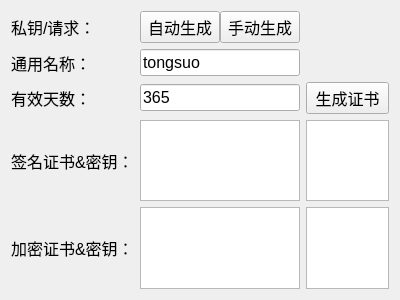
<?xml version="1.0" encoding="UTF-8"?>
<ui version="4.0">
 <class>Sm2Cert</class>
 <widget class="QWidget" name="Sm2Cert">
  <property name="geometry">
   <rect>
    <x>0</x>
    <y>0</y>
    <width>400</width>
    <height>300</height>
   </rect>
  </property>
  <property name="windowTitle">
   <string>Form</string>
  </property>
  <layout class="QGridLayout" name="gridLayout">
   <item row="4" column="0">
    <widget class="QLabel" name="label_4">
     <property name="font">
      <font>
       <pointsize>12</pointsize>
      </font>
     </property>
     <property name="text">
      <string>签名证书&amp;密钥：</string>
     </property>
    </widget>
   </item>
   <item row="3" column="2">
    <widget class="QLineEdit" name="lineEditDays">
     <property name="font">
      <font>
       <pointsize>12</pointsize>
      </font>
     </property>
     <property name="text">
      <string>365</string>
     </property>
     <property name="placeholderText">
      <string/>
     </property>
    </widget>
   </item>
   <item row="0" column="2">
    <spacer name="verticalSpacer_2">
     <property name="orientation">
      <enum>Qt::Vertical</enum>
     </property>
     <property name="sizeHint" stdset="0">
      <size>
       <width>20</width>
       <height>40</height>
      </size>
     </property>
    </spacer>
   </item>
   <item row="2" column="2">
    <widget class="QLineEdit" name="lineEditCN">
     <property name="font">
      <font>
       <pointsize>12</pointsize>
      </font>
     </property>
     <property name="inputMask">
      <string/>
     </property>
     <property name="text">
      <string>tongsuo</string>
     </property>
     <property name="placeholderText">
      <string>一般为域名</string>
     </property>
    </widget>
   </item>
   <item row="4" column="2">
    <widget class="QTextBrowser" name="textBrowserSignOutput">
     <property name="font">
      <font>
       <pointsize>10</pointsize>
      </font>
     </property>
    </widget>
   </item>
   <item row="3" column="3">
    <widget class="QPushButton" name="pushButtonGen">
     <property name="font">
      <font>
       <pointsize>12</pointsize>
      </font>
     </property>
     <property name="text">
      <string>生成证书</string>
     </property>
    </widget>
   </item>
   <item row="2" column="0">
    <widget class="QLabel" name="label_2">
     <property name="font">
      <font>
       <pointsize>12</pointsize>
      </font>
     </property>
     <property name="text">
      <string>通用名称：</string>
     </property>
    </widget>
   </item>
   <item row="6" column="2">
    <spacer name="verticalSpacer">
     <property name="orientation">
      <enum>Qt::Vertical</enum>
     </property>
     <property name="sizeHint" stdset="0">
      <size>
       <width>20</width>
       <height>40</height>
      </size>
     </property>
    </spacer>
   </item>
   <item row="1" column="0">
    <widget class="QLabel" name="label">
     <property name="font">
      <font>
       <pointsize>12</pointsize>
      </font>
     </property>
     <property name="text">
      <string>私钥/请求：</string>
     </property>
    </widget>
   </item>
   <item row="3" column="0">
    <widget class="QLabel" name="label_3">
     <property name="font">
      <font>
       <pointsize>12</pointsize>
      </font>
     </property>
     <property name="text">
      <string>有效天数：</string>
     </property>
    </widget>
   </item>
   <item row="1" column="2">
    <layout class="QHBoxLayout" name="horizontalLayout">
     <property name="spacing">
      <number>0</number>
     </property>
     <item>
      <widget class="QPushButton" name="pushButton_2">
       <property name="font">
        <font>
         <pointsize>12</pointsize>
        </font>
       </property>
       <property name="text">
        <string>自动生成</string>
       </property>
      </widget>
     </item>
     <item>
      <widget class="QPushButton" name="pushButton">
       <property name="font">
        <font>
         <pointsize>12</pointsize>
        </font>
       </property>
       <property name="text">
        <string>手动生成</string>
       </property>
      </widget>
     </item>
     <item>
      <spacer name="horizontalSpacer">
       <property name="orientation">
        <enum>Qt::Horizontal</enum>
       </property>
       <property name="sizeHint" stdset="0">
        <size>
         <width>40</width>
         <height>20</height>
        </size>
       </property>
      </spacer>
     </item>
    </layout>
   </item>
   <item row="5" column="2">
    <widget class="QTextBrowser" name="textBrowserEncryptOutput">
     <property name="font">
      <font>
       <pointsize>10</pointsize>
      </font>
     </property>
    </widget>
   </item>
   <item row="5" column="0">
    <widget class="QLabel" name="label_5">
     <property name="font">
      <font>
       <pointsize>12</pointsize>
      </font>
     </property>
     <property name="text">
      <string>加密证书&amp;密钥：</string>
     </property>
    </widget>
   </item>
   <item row="4" column="3">
    <widget class="QTextBrowser" name="textBrowserSignKey">
     <property name="font">
      <font>
       <pointsize>10</pointsize>
      </font>
     </property>
    </widget>
   </item>
   <item row="5" column="3">
    <widget class="QTextBrowser" name="textBrowserEncryKey">
     <property name="font">
      <font>
       <pointsize>10</pointsize>
      </font>
     </property>
    </widget>
   </item>
  </layout>
 </widget>
 <resources/>
 <connections/>
</ui>
